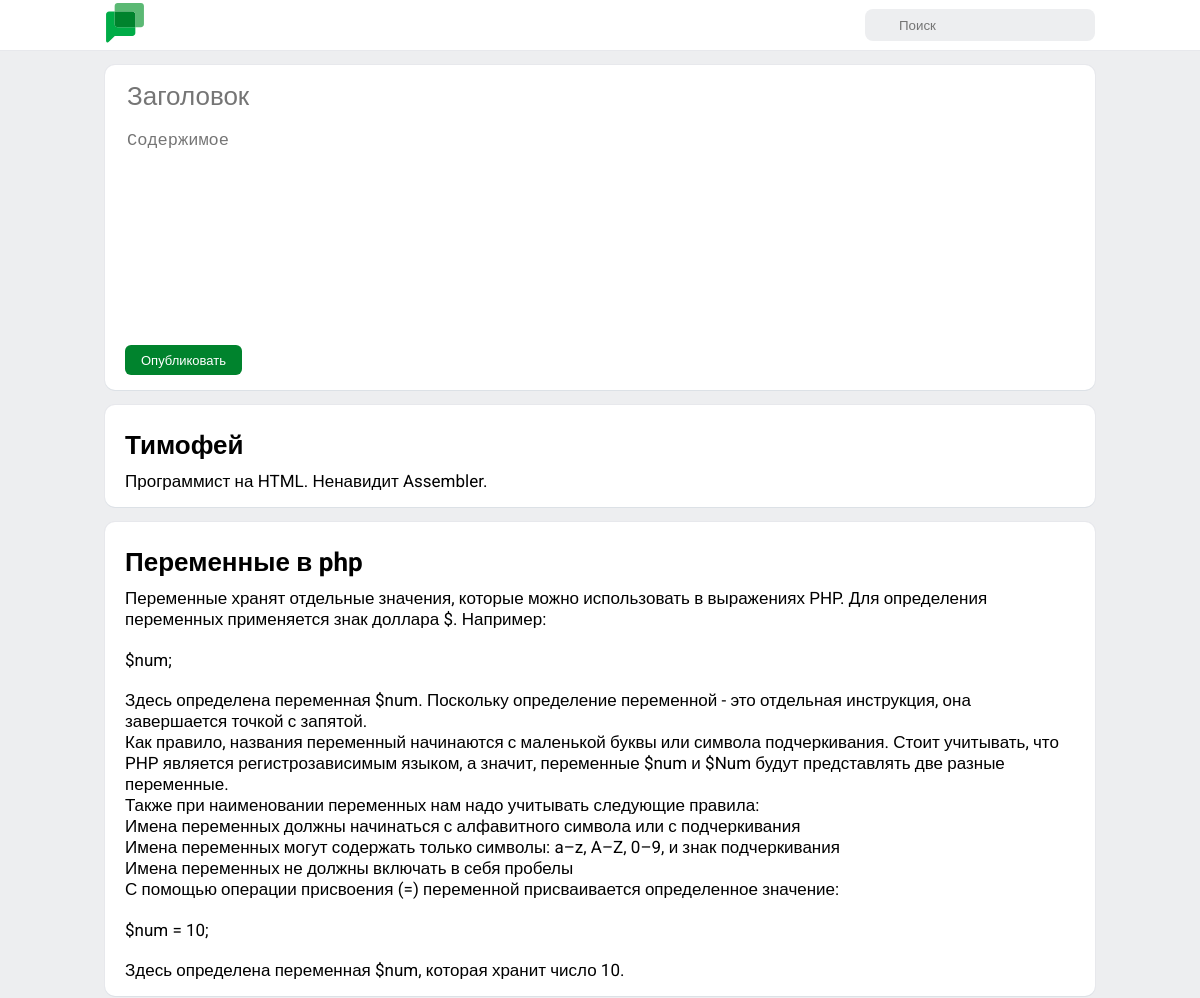
Before: / (upper part) with the older database file.
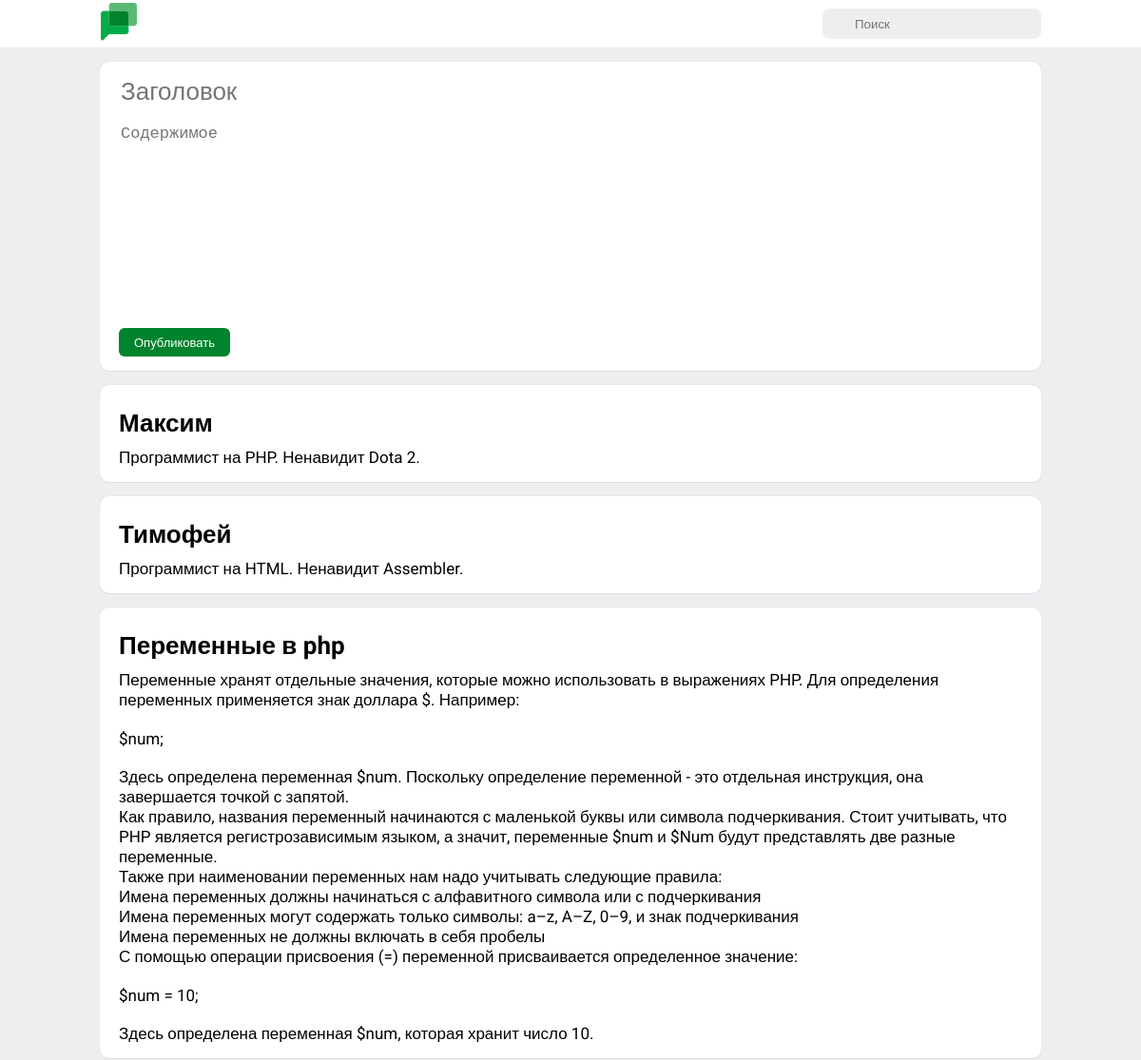
After: the same page with the newer database file.
### tables this page shows
CREATE TABLE IF NOT EXISTS `POST`
(
    `Id`                  INT UNSIGNED NOT NULL AUTO_INCREMENT,
    `Title`               VARCHAR(45)  NOT NULL,
    `Text`                TEXT         NULL,
    `PublicationDataTime` DATETIME     NOT NULL,
    `ChangeDateTime`      DATETIME     NULL,
    PRIMARY KEY (`Id`)
);

### index.php (the view, shortened to what this page needs)
<?php
$conn = new PDO("mysql:host=localhost;port=3307;dbname=posts_db", "root", "");
$searchString = '';
$sql = "SELECT * FROM post WHERE LOCATE(:searchString, Title) > 0 or LOCATE(:searchString, Text) ORDER BY Id DESC";
$stmt = $conn->prepare($sql);
$stmt->bindValue(":searchString", $searchString);
$stmt->execute();
function highlight($text, $selected_text): string
{
    if (empty($text)) {
        return '';
    }
    $selected_text_len = mb_strlen($selected_text);
    $firstIndex = mb_stripos($text, $selected_text);
    if ($selected_text_len <= 0 || $firstIndex === false) {
        return htmlentities($text);
    }
    return htmlentities(mb_substr($text, 0, $firstIndex)) .
        '<span class="found-element">' .
        htmlentities(mb_substr($text, $firstIndex, $selected_text_len)) .
        '</span>' .
        htmlentities(mb_substr($text,$firstIndex + $selected_text_len));
}
?>
<!DOCTYPE html>
<html lang="ru">
<head>
    <link href="css/style.css" rel="stylesheet">
</head>
<body>
<header>
    <nav class="header-container main-container">
       <a href="index.php">
           <img class="logo" src="img/logo.svg" width="40" height="40" alt="Лого сайта"/>
       </a>
        <form class="search-form" action="index.php" method="get" name="search-panel">
            <input class="search-text-field" placeholder="Поиск" autocomplete="off" type="search" name="s" value="<?php echo htmlentities($searchString);?>">
        </form>
    </nav>
</header>
<main class="main-container">
    <ul class="post-list">
            <li class="post-container">
                <form action="php/post_addition.php" method="post">
                    <input class="post-input-field title-input-field title-font block" type="text" placeholder="Заголовок" name="title" maxlength="45"/>
                    <p>
                        <textarea class="post-input-field content-input-field content-font block" placeholder="Содержимое" name="content"></textarea>
                    </p>
                    <input value="Опубликовать" class="button block" type="submit">
                </form>
            </li>
            <?php foreach ($stmt as $row){ ?>
                <li class="post-container">
                    <h2 class="title title-font"><?php echo highlight($row["Title"], $searchString) ?></h2>
                    <p class="content content-font"><?php echo highlight($row["Text"], $searchString) ?></p>
                </li>
            <?php }?>
        </ul>
</main>
</body>
</html>

### css/style.css (style rules this page uses)
:root { --main-color: #00832D; --header-hight:50px; --indentation-between-posts:15px; --separator-color:#e7e8ec; }
body { margin: 0; padding: 0; background-color: #edeef0; font-family: 'Roboto', sans-serif; }
header { height: var(--header-hight); background-color: white; width: 100%; top: 0; position: fixed; border-bottom: 1px solid var(--separator-color); }
.post-list { margin: calc(var(--header-hight) + var(--indentation-between-posts)) 0 0 0; padding: 0; }
.post-container { word-wrap: break-word; background-color: white; border-radius: 10px; padding: 15px 20px; margin: var(--indentation-between-posts) 0; list-style-type: none; text-align: left; box-shadow: 0 1px 0 0 #dce1e6, 0 0 0 1px var(--separator-color); }
.post-input-field { border: 0; outline: 0; width: 100%; box-sizing: border-box; }
.content-input-field { height: 200px; resize: none; }
.block { display: block; }
.title-font { font-size: 26px; }
.content-font { font-size: 17px; }
.title { padding: 10px 0 ; margin: 0; }
.content { margin: 0; white-space: pre-wrap; }
.button { color: white; padding: 0 16px; border-width: 0; border-radius: 6px; font-size: 13px; height: 30px; background-color:var(--main-color); cursor: pointer; }
.main-container { width: 990px; margin: auto; }
.search-text-field { background-color: #EDEEF0; background-image: url("../img/search-img.svg"); background-repeat: no-repeat; background-position: 10px; width: 230px; height: 32px; padding: 0 0 0 34px; border-width: 0; outline-width: 0; border-radius: 8px; }
.header-container { height: 100%; display: flex; justify-content: space-between; align-items: center; }

Changed rows visible on the page:
added post: Title "Максим", Text "Программист на PHP. Ненавидит Dota 2."
